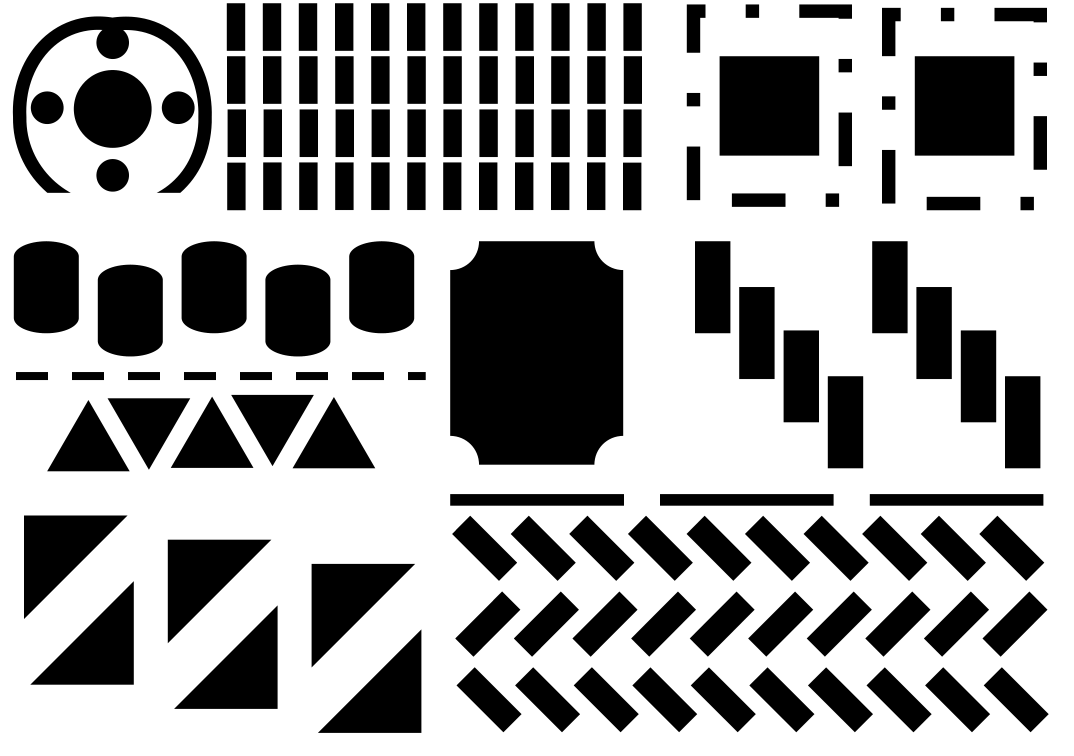
#> input picture map.png, 5367 x 3780 px (shown at 1/5 size)
$ python main.py
#> lines starting #> are read from the running program, lines starting #| are printed output that depends on the picture
import math
import random
import matplotlib.pyplot as plt
from mpl_toolkits.mplot3d import Axes3D
from PIL import Image
from matplotlib import animation
import numpy as np
from scipy import interpolate
from scipy.interpolate import CubicSpline
from scipy.interpolate import BSpline
import time
import heapq
import random
from PIL import Image, ImageOps

def scaleToMeters(scalingFactor, distanceInPixels):
    if type(distanceInPixels) == list:
        return [scalingFactor*distanceInPixel for distanceInPixel in distanceInPixels]
    else:
        return scalingFactor * distanceInPixels

# [5 lines left out: function scaleToPixels, not called in this run]

def generateEquallySpacedNodes(mapDimensions, spacing):
    horizontalSections = round(mapDimensions[0] / spacing) + 1
    verticalSections = round(mapDimensions[1] / spacing) + 1
    generatedNodesCoordinates = []
    for verticalSection in range(verticalSections):
        coordinates = []
        for horizontalSection in range(horizontalSections):
            coordinates.append((horizontalSection*spacing, verticalSection*spacing))
        if verticalSection % 2 == 1:
            coordinates.reverse()
        generatedNodesCoordinates += coordinates

    return generatedNodesCoordinates

def filterGeneratedNodes(allPixels, image): #filters out the nodes generated on obstacles (black areas)
    filteredNodes = filter(
        lambda point: point[0] < image.size[0] and point[1] < image.size[1] and image.getpixel(point) != 0, allPixels)
    filteredNodes = list(filteredNodes)
    return filteredNodes


def generateNeighbouringGraph(nodeCoordinates, spacing):
    neighbouringGraph = {}
    perpendicularCost = spacing
    diagonalCost = ((2 * spacing ** 2) ** 0.5)
    maxAllowableNeighbourCost = ((2 * spacing ** 2) ** 0.5)

    def addNeighbor(coordinates, cost):
        if coordinates in nodeCoordinates:
            neighbors[coordinates] = cost

    for node in nodeCoordinates:
        neighbors = {}
        possibleneighbours = [
            ((-spacing, spacing), diagonalCost),
            ((-spacing, 0), perpendicularCost),
            ((-spacing, -spacing), diagonalCost),
            ((0, spacing), perpendicularCost),
            ((0, -spacing), perpendicularCost),
            ((spacing, spacing), diagonalCost),
            ((spacing, 0), perpendicularCost),
            ((spacing, -spacing), diagonalCost),
        ]

        for neighbour, cost in possibleneighbours:
            newCoordinates = (node[0] + neighbour[0], node[1] + neighbour[1])
            addNeighbor(newCoordinates, cost)

        if neighbors:
            neighbouringGraph[node] = neighbors
        else:
            neighborsToUpdate = []
            for neighbor in nodeCoordinates:
                x1, y1 = node
                x2, y2 = neighbor
                cost = ((x1 - x2) ** 2 + (y1 - y2) ** 2) ** 0.5
                if 0 < cost <= maxAllowableNeighbourCost:
                    neighborsToUpdate.append(neighbor)
                    neighbors[neighbor] = cost
            neighbouringGraph[node] = neighbors

            for coord1 in neighborsToUpdate:
                neighbors = {}
                neighborsNumber = 12
                for coord2 in nodeCoordinates:
                    if coord1 == coord2:
                        continue
                    if neighborsNumber == 0:
                        break
                    x1, y1 = coord1
                    x2, y2 = coord2
                    cost = ((x1 - x2) ** 2 + (y1 - y2) ** 2) ** 0.5
                    if 0 < cost <= maxAllowableNeighbourCost:
                        neighbors[coord2] = cost
                        neighborsNumber -= 1
                if neighbors:
                    neighbouringGraph[coord1] = neighbors

    return neighbouringGraph


def heuristicsCalculation(nodes, goalNode): #calculating the optimistic cost between nodes in a list and a desired node
    heuristics = {}
    for node in nodes:
        heuristics[node] = ((node[0] - goalNode[0]) ** 2 + (node[1] - goalNode[1]) ** 2) ** 0.5
    return heuristics

def getNeighbours(node, neighboringGraph):
    if node in neighboringGraph:
        return neighboringGraph[node]
    else:
        return None

def AStarAlgorithm(startingNode, goalNode, neighboringGraph):
    heuristics = heuristicsCalculation(coordinates, goalNode)
    openSet = [startingNode] # list to store the nodes to visit
    closedSet = [] # list to store the visited nodes
    g = {}  # list of cost from the starting node to the current node
    parents = {}  # the current parent of the node regarding the last update
    g[startingNode] = 0 # the cost of the starting node = 0
    parents[startingNode] = startingNode # the parent of the starting node is itself
    while len(openSet) > 0:
        n = None # the node with the lowest f= g+h is found
        for temp in openSet:
            if n == None or g[temp] + heuristics[temp] < g[n] + heuristics[n]:
                n = temp
                #should put a break in here to enhance the performance
        if n == goalNode or neighboringGraph[n] == None:
            pass
        else:
            for (m, cost) in getNeighbours(n, neighboringGraph):
                if m not in openSet and m not in closedSet:
                    openSet.append(m)
                    parents[m] = n
                    g[m] = g[n] + cost
                else:
                    if g[m] > g[n] + cost:
                        g[m] = g[n] + cost
                        parents[m] = n
                        if m in closedSet:
                            closedSet.remove(m)
                            openSet.append(m)
        if n == None:
            print('>>>>Path does not exist!<<<<\n')
            return None

        if n == goalNode:
            path = []
            while parents[n] != n:
                path.append(n)
                n = parents[n]
            path.append(startingNode)
            path.reverse()
            totalCost = g[goalNode]
            return [path, totalCost]

        openSet.remove(n)
        closedSet.append(n)

    print('>>>>Path does not exist!<<<<\n')
    return None

# [46 lines left out: function getSortedGoalNodes, not called in this run]


def getOrderedGoalNodes(absoluteStartingNode, goalNodes, neighboringGraph, closedPath = True, nonZiczac = True): #This function resort the goalNodes list so that the optimal order to visit the goal nodes is obtained
    startingNodeHolder = absoluteStartingNode
    goalNodesHolder = goalNodes
    sortedGoalNodesOutput = []

    while len(goalNodesHolder)>0:
        orderedGoalNodes = []

        for node in goalNodesHolder:
            orderedGoalNodes.append([node, math.sqrt((startingNodeHolder[0] - node[0]) ** 2 + (startingNodeHolder[1] - node[1]) ** 2)])
        orderedGoalNodes = sorted(orderedGoalNodes, key=lambda x: x[1])


        if len(orderedGoalNodes)>=3:
            counter = 3
            while counter > 0:
                for node in orderedGoalNodes:
                    orderedGoalNodes[orderedGoalNodes.index(node)][1] = \
                    AStarAlgorithm(startingNodeHolder, node[0], neighboringGraph)[1]
                    counter -= 1
                    if counter == 0:
                        sortedSortedGoalNodes = sorted(orderedGoalNodes, key=lambda x: x[1])
                        if orderedGoalNodes == sortedSortedGoalNodes:
                            break

                        else:
                            orderedGoalNodes = sortedSortedGoalNodes
                            counter = 1# I have to check if putting 1 instead of 3 does not affect the algorithm badly

        holder = orderedGoalNodes[0][0]
        if len(orderedGoalNodes) < 3 and closedPath:
            costToAbsoluteStartingNode = AStarAlgorithm(node, absoluteStartingNode, neighboringGraph)
            orderedGoalNodes.append([absoluteStartingNode, costToAbsoluteStartingNode])

        if not nonZiczac:
            if len(orderedGoalNodes) > 1 and startingNodeHolder != absoluteStartingNode:  # for ziczac paths
                costToAbsoluteStartingNode1 = \
                AStarAlgorithm(orderedGoalNodes[0][0], absoluteStartingNode, neighboringGraph)[1]
                costToAbsoluteStartingNode2 = \
                AStarAlgorithm(orderedGoalNodes[1][0], absoluteStartingNode, neighboringGraph)[1]
                if (costToAbsoluteStartingNode1 < costToAbsoluteStartingNode2):
                    holder = orderedGoalNodes[1][0]
        else:
            if len(orderedGoalNodes) > 2:
                costBetweenNode1AndTemporaryGoalNode = \
                    AStarAlgorithm(orderedGoalNodes[0][0], orderedGoalNodes[2][0], neighboringGraph)[1]
                costBetweenNode2AndTemporaryGoalNode = \
                    AStarAlgorithm(orderedGoalNodes[1][0], orderedGoalNodes[2][0], neighboringGraph)[1]
                costBetweenNode1AndNode2 = \
                    AStarAlgorithm(orderedGoalNodes[0][0], orderedGoalNodes[1][0], neighboringGraph)[1]
                if orderedGoalNodes[0][1] + costBetweenNode1AndNode2 + costBetweenNode2AndTemporaryGoalNode > \
                        orderedGoalNodes[1][1] + costBetweenNode1AndNode2 + costBetweenNode1AndTemporaryGoalNode:
                    holder = orderedGoalNodes[1][0]


        sortedGoalNodesOutput.append(holder)
        startingNodeHolder = holder
        goalNodesHolder.remove(holder)
        print(f"sortedGoalNodesOutput: {sortedGoalNodesOutput}\n")
    if closedPath:
        sortedGoalNodesOutput.append(absoluteStartingNode)
    print("The sorting Process is FINISHED!!\n")
    return sortedGoalNodesOutput


def generateTotalPath(startingNode, orderedGoalNodes, neighboringGraph):
    totalPath = []
    costs = []
    totalCost = 0
    startingNodeHolder = startingNode
    for node in orderedGoalNodes:
        AstarAlgoOutput = AStarAlgorithm(startingNodeHolder, node, neighboringGraph)
        startingNodeHolder = node
        totalPath = totalPath + AstarAlgoOutput[0]
        costs.append(AstarAlgoOutput[1])
        totalCost = totalCost + AstarAlgoOutput[1]
    print("Path Sections Costs in pixels:", costs, "Pixels\n")
    print("Path Sections Costs in meters:", scaleToMeters(scale, costs), "m\n")
    print("Path's Total Cost in pixels:", totalCost, "Pixels\n")
    print("Path's Total Cost in meters:", scaleToMeters(scale, totalCost), "m\n")
    finalTotalPath = []
    for node in totalPath:
        if node != startingNode:
            finalTotalPath.append(node)
    finalTotalPath.insert(0, startingNode)

    print("The total path from the starting node to all goal nodes and then back to the starting node is: \n",
          finalTotalPath, "\n")
    return [finalTotalPath, totalCost]


# [18 lines left out: function getFarOfObstacles, not called in this run]


def getInstantaneousCoordinates(instant, timeList, xCoordinates, yCoordinates):
    instant = min(timeList.tolist(), key=lambda x: abs(x - instant))
    x = xCoordinates[timeList.tolist().index(instant)]
    y = yCoordinates[timeList.tolist().index(instant)]
    return (x,y)


# [27 lines left out: functions onclick, clear_points, not called in this run]

#################################################################################################################
#################################################################################################################
#################################################################################################################
#################################################################################################################
#################################################################################################################
#################################################################################################################
#################################################################################################################
###################################################   MAIN   ####################################################
#################################################################################################################
#################################################################################################################
#################################################################################################################
#################################################################################################################
#################################################################################################################
#################################################################################################################
#################################################################################################################

imageDirectory = 'map.png'
image = Image.open(imageDirectory)
#> image is the input picture: PIL image 5367x3780 RGB; min 0, max 255, mean 166.8
[imageWidth, imageHeight] = image.size
map = [imageWidth, imageHeight]
print("Map Width: ", imageWidth, " Pixels", "Map Height: ", imageHeight, " Pixels\n")
#| Map Width:  5367  Pixels Map Height:  3780  Pixels
spacing =40 #pixels
scale= 1 #meters/pixels
constantSpeed = 0.8 #m/s
constantSpeed /=scale #pixel/s


print("Given Scale: ", scale, " m/pixel\n",  "Given Spacing in Meters: ", scaleToMeters(scale, spacing), " m.\n",\
    "Given Spacing in Pixels: ", spacing, " pixels.\n", \
      "Given Robot Speed: ", scaleToMeters(scale, constantSpeed), "m/s = ", constantSpeed, "pixel/s.\n")
startTime = time.time()
mapCoordinates = generateEquallySpacedNodes(map, spacing)
endTime = time.time()
nodesGenerationTime = endTime-startTime
print("Time to Generate Equally-Spaced Nodes: ", nodesGenerationTime, " s\n")

startTime = time.time()
filteredPoints = filterGeneratedNodes(mapCoordinates, image.convert('L'))
#> in filterGeneratedNodes, `filteredNodes = list(filteredNodes)`: filteredNodes = 8446 pairs, first value 0 to 5360, second value 0 to 3760
#> filteredPoints has the same summary as filteredNodes in filterGeneratedNodes
endTime = time.time()
nodesFilteringTime = endTime-startTime
print("Time to Filter Equally-Spaced Nodes: ", nodesFilteringTime, " s\n")

# initializing a list containing the coordinates of user-defined fixed locations in the map
userDefinedNodes = [(2640, 1120), (300, 300), (5266, 1255), (4314, 154), (646, 3678), (2100, 2325), (2710, 106), (1266, 164), (5000, 3660), (3222, 1775), (2475, 3277), (988, 1972), (2645, 2365), (2972, 2383), (2279, 2383), (4000, 2376), (50, 2426), (4313, 2419), (1040, 2680) , (0, 440), (5240, 640), (920, 2400), (2960, 3640), (2320, 3600), (2200, 3160), (360, 3520), (3560, 2160), (560, 0), (2560, 3000), (5080, 120), (1120, 160), (1600, 1160), (3240, 360), (480, 1640), (4800, 3400), (600, 1960), (320, 3480), (880, 760), (2400, 1080), (4120, 1640), (4200, 1400), (2160, 1000), (800, 280), (4400, 600), (160, 1840), (5280, 1880), (4320, 1400), (1840, 520), (2600, 2920), (1880, 3080), (0, 2120), (800, 3040), (1600, 3680), (3880, 1200), (4560, 120), (760, 3560), (5280, 3080), (3560, 560), (2720, 920), (1240, 840), (1880, 2040), (4040, 880), (400, 1360), (2120, 2080), (4400, 3720), (3160, 3760), (3680, 1320), (960, 2440), (4880, 920), (2400, 800), (0, 3360), (2520, 2560), (1160, 1680), (4400, 440), (1800, 360), (3240, 2160), (440, 3640), (5040, 2840), (1560, 3720), (2560, 960), (3160, 2400), (3760, 2160), (3400, 0), (3280, 400), (5120, 680), (3640, 3720), (1680, 1160), (1240, 0), (3280, 640), (520, 1840), (4880, 880), (3400, 40), (1520, 3440), (1120, 920), (2680, 3600), (2280, 3400), (40, 3360), (2880, 680), (5320, 1240), (2520, 960), (3200, 2520), (720, 720), (640, 1160), (4440, 1200), (4960, 0), (3480, 3640), (40, 1400), (1040, 3160), (2520, 3360), (1520, 3280), (2400, 1120), (5200, 1640), (5360, 1640), (5360, 3040), (360, 2880), (560, 2160), (4400, 320), (1080, 520), (2000, 2360)]
print("User-Defined Nodes' coordinates: ", userDefinedNodes, "\n")

coordinates = filteredPoints + userDefinedNodes
#> coordinates = 8565 pairs, first value 0 to 5360, second value 0 to 3760
print("The number of available nodes: ", len(coordinates), "\n")
#| The number of available nodes:  8565


[xPoints, yPoints] = zip(*coordinates)
#> xPoints = 8565 values, max 5360 at index 134, min 0 at index 0, mean 2724.6; yPoints = 8565 values, max 3760 at index 8311, min 0 at index 0, mean 1920.3
[fixedXPoints, fixedYPoints] = zip(*userDefinedNodes)
fig, ax = plt.subplots()
ax.imshow(image)
plt.title("Path Nodes Generation")
ax.scatter(xPoints, yPoints, s=0.5, c="r", label = "Equally-Spaced Nodes")
ax.scatter(fixedXPoints, fixedYPoints, s=1.5, c="b", label = "User-Defined Nodes")
plt.tight_layout()
plt.show()
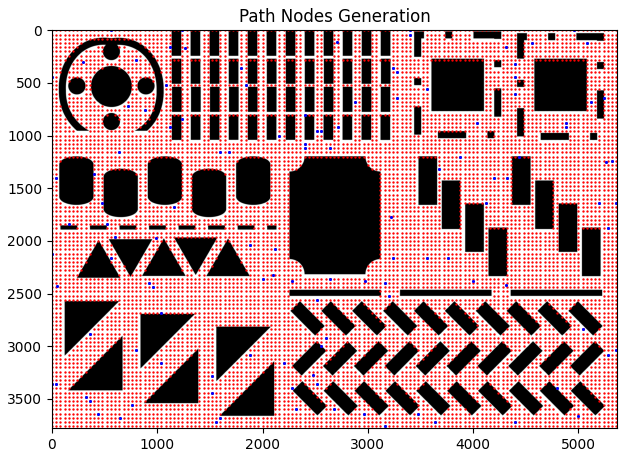
#> figure drawn by matplotlib, 1 panel

# Generating the neighboring graph
startTime = time.time()
graph = generateNeighbouringGraph(coordinates, spacing)
#> the loop in generateNeighbouringGraph, `for node in nodeCoordinates:` made 8565 passes
#> node on passes 1 to 3: (0, 0), (40, 0), (80, 0)
#> after the loop in generateNeighbouringGraph, `for node in nodeCoordinates:`: neighbouringGraph = 8463 items
#> graph = 8463 items
modifiedGraph = {key: [(inner_key, value) for inner_key, value in value.items()] for key, value in graph.items()}
#> modifiedGraph = 8463 items
endTime = time.time()
neighbouringGraphGenerationTime = endTime-startTime
print("Time to Generate Neighbouring Graph: ", neighbouringGraphGenerationTime, " s\n")
#this code transforms our dictionary from a dictionary inside a dictionary format to a list inside a dictionary format
neighboringGraph = modifiedGraph
#> neighboringGraph = 8463 items

#10User-DefinedGoalNodes_IsolatedStartingNode
startingNode = (300, 300) # assigning the absolute starting node
goalNodes = [(5266, 1255), (4314, 154), (646, 3678), (2100, 2325), (2710, 106), (1266, 164), (5000, 3660), (3222, 1775), (2475, 3277), (988, 1972)]# list of goal nodes to visit


'''#10User-DefinedGoalNodes_Non-IsolatedStartingNode
startingNode = (2645, 2365) # assigning the absolute starting node
goalNodes = [(5266, 1255), (4314, 154), (646, 3678), (2100, 2325), (2710, 106), (1266, 164), (5000, 3660), (3222, 1775), (2475, 3277), (988, 1972)]# list of goal nodes to visit
'''
'''##10User-DefinedGoalNodes_Non-IsolatedStartingNodeInZigzaggedDistribution
startingNode = (2645, 2365) # assigning the absolute starting node
goalNodes = [(2645, 2365), (2972, 2383), (2279, 2383), (4000, 2376), (50, 2426), (4313, 2419) ] # list of goal nodes to visit
'''
'''#100RandomlyGeneratedGoalNodes_IsolatedStartingNode
startingNode = (5360, 3040)  # assigning the absolute starting node
startingNode = (300, 300)  # assigning the absolute starting node
goalNodes =  [(1040, 2680), (0, 440), (5240, 640), (920, 2400), (2960, 3640), (2320, 3600), (2200, 3160), (360, 3520), (3560, 2160), (560, 0), (2560, 3000), (5080, 120), (1120, 160), (1600, 1160), (3240, 360), (480, 1640), (4800, 3400), (600, 1960), (320, 3480), (880, 760), (2400, 1080), (4120, 1640), (4200, 1400), (2160, 1000), (800, 280), (4400, 600), (160, 1840), (5280, 1880), (4320, 1400), (1840, 520), (2600, 2920), (1880, 3080), (0, 2120), (800, 3040), (1600, 3680), (3880, 1200), (4560, 120), (760, 3560), (5280, 3080), (3560, 560), (2720, 920), (1240, 840), (1880, 2040), (4040, 880), (400, 1360), (2120, 2080), (4400, 3720), (3160, 3760), (3680, 1320), (960, 2440), (4880, 920), (2400, 800), (0, 3360), (2520, 2560), (1160, 1680), (4400, 440), (1800, 360), (3240, 2160), (440, 3640), (5040, 2840), (1560, 3720), (2560, 960), (3160, 2400), (3760, 2160), (3400, 0), (3280, 400), (5120, 680), (3640, 3720), (1680, 1160), (1240, 0), (3280, 640), (520, 1840), (4880, 880), (3400, 40), (1520, 3440), (1120, 920), (2680, 3600), (2280, 3400), (40, 3360), (2880, 680), (5320, 1240), (2520, 960), (3200, 2520), (720, 720), (640, 1160), (4440, 1200), (4960, 0), (3480, 3640), (40, 1400), (1040, 3160), (2520, 3360), (1520, 3280), (2400, 1120), (5200, 1640), (5360, 1640), (360, 2880), (560, 2160), (4400, 320), (1080, 520), (2000, 2360)]
'''
'''##10User-DefinedGoalNodes_Non-IsolatedStartingNodeInZigzaggedDistribution
startingNode = (2645, 2365) # assigning the absolute starting node
goalNodes = [(2645, 2365), (2972, 2383), (2279, 2383), (4000, 2376), (50, 2426), (4313, 2419) ] # list of goal nodes to visit'''

'''#100RandomlyGeneratedGoalNodes_Non-IsolatedStartingNode
startingNode = (3680, 1320)  # assigning the absolute starting node
goalNodes = [(5360, 3040), (1040, 2680), (0, 440), (5240, 640), (920, 2400), (2960, 3640), (2320, 3600), (2200, 3160), (360, 3520), (3560, 2160), (560, 0), (2560, 3000), (5080, 120), (1120, 160), (1600, 1160), (3240, 360), (480, 1640), (4800, 3400), (600, 1960), (320, 3480), (880, 760), (2400, 1080), (4120, 1640), (4200, 1400), (2160, 1000), (800, 280), (4400, 600), (160, 1840), (5280, 1880), (4320, 1400), (1840, 520), (2600, 2920), (1880, 3080), (0, 2120), (800, 3040), (1600, 3680), (3880, 1200), (4560, 120), (760, 3560), (5280, 3080), (3560, 560), (2720, 920), (1240, 840), (1880, 2040), (4040, 880), (400, 1360), (2120, 2080), (4400, 3720), (3160, 3760), (960, 2440), (4880, 920), (2400, 800), (0, 3360), (2520, 2560), (1160, 1680), (4400, 440), (1800, 360), (3240, 2160), (440, 3640), (5040, 2840), (1560, 3720), (2560, 960), (3160, 2400), (3760, 2160), (3400, 0), (3280, 400), (5120, 680), (3640, 3720), (1680, 1160), (1240, 0), (3280, 640), (520, 1840), (4880, 880), (3400, 40), (1520, 3440), (1120, 920), (2680, 3600), (2280, 3400), (40, 3360), (2880, 680), (5320, 1240), (2520, 960), (3200, 2520), (720, 720), (640, 1160), (4440, 1200), (4960, 0), (3480, 3640), (40, 1400), (1040, 3160), (2520, 3360), (1520, 3280), (2400, 1120), (5200, 1640), (5360, 1640), (360, 2880), (560, 2160), (4400, 320), (1080, 520), (2000, 2360)]
'''


print("Starting Node: ", startingNode, "\nGoal Nodes: ", goalNodes, "\n")
xGoals, yGoals = zip(*goalNodes)
fig, ax = plt.subplots()
ax.imshow(image)
ax.scatter(xGoals, yGoals, s= 30, c = 'g', label = 'Goal Nodes')
ax.scatter(startingNode[0], startingNode[1], s = 40, c = 'm', label = 'Starting Node')
plt.title("Starting & Goal Nodes")
plt.tight_layout()
plt.show()
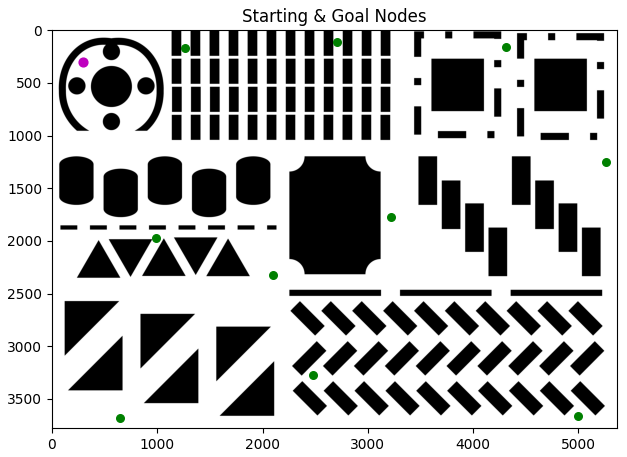
#> figure drawn by matplotlib, 1 panel


startTime = time.time()
orderedGoalNodes = getOrderedGoalNodes(startingNode, goalNodes, neighboringGraph, True, True)
#> the loop in getOrderedGoalNodes, `while len(goalNodesHolder)>0:` made 10 passes
#> (costBetweenNode1AndTemporaryGoalNode, costBetweenNode2AndTemporaryGoalNode, costBetweenNode1AndNode2, startingNodeHolder) on pass 9: (1963.8, 3548.4, 1846.6, (646, 3678))
#> (printed output is left out)
#> (the rest of the program and of its run is left out)
